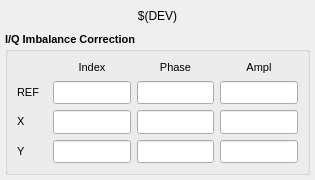
<?xml version="1.0" encoding="UTF-8"?>
<ui version="4.0">
 <class>MainWindow</class>
 <widget class="QMainWindow" name="MainWindow">
  <property name="geometry">
   <rect>
    <x>0</x>
    <y>0</y>
    <width>315</width>
    <height>180</height>
   </rect>
  </property>
  <property name="sizePolicy">
   <sizepolicy hsizetype="Fixed" vsizetype="Fixed">
    <horstretch>0</horstretch>
    <verstretch>0</verstretch>
   </sizepolicy>
  </property>
  <property name="minimumSize">
   <size>
    <width>315</width>
    <height>180</height>
   </size>
  </property>
  <property name="maximumSize">
   <size>
    <width>315</width>
    <height>235</height>
   </size>
  </property>
  <property name="windowTitle">
   <string>MainWindow</string>
  </property>
  <widget class="QWidget" name="centralwidget">
   <layout class="QVBoxLayout" name="verticalLayout">
    <property name="spacing">
     <number>5</number>
    </property>
    <property name="margin">
     <number>5</number>
    </property>
    <item>
     <spacer name="verticalSpacer">
      <property name="orientation">
       <enum>Qt::Vertical</enum>
      </property>
      <property name="sizeType">
       <enum>QSizePolicy::Fixed</enum>
      </property>
      <property name="sizeHint" stdset="0">
       <size>
        <width>20</width>
        <height>1</height>
       </size>
      </property>
     </spacer>
    </item>
    <item>
     <widget class="caLabel" name="caLabel_1">
      <property name="sizePolicy">
       <sizepolicy hsizetype="Expanding" vsizetype="Fixed">
        <horstretch>0</horstretch>
        <verstretch>0</verstretch>
       </sizepolicy>
      </property>
      <property name="minimumSize">
       <size>
        <width>0</width>
        <height>20</height>
       </size>
      </property>
      <property name="frameShape">
       <enum>QFrame::NoFrame</enum>
      </property>
      <property name="text">
       <string>$(DEV)</string>
      </property>
      <property name="alignment">
       <set>Qt::AlignAbsolute|Qt::AlignCenter|Qt::AlignHCenter|Qt::AlignVCenter</set>
      </property>
      <property name="fontScaleMode">
       <enum>ESimpleLabel::Height</enum>
      </property>
      <property name="foreground">
       <color>
        <red>0</red>
        <green>0</green>
        <blue>0</blue>
       </color>
      </property>
      <property name="background">
       <color alpha="0">
        <red>255</red>
        <green>255</green>
        <blue>255</blue>
       </color>
      </property>
     </widget>
    </item>
    <item>
     <spacer name="verticalSpacer_2">
      <property name="orientation">
       <enum>Qt::Vertical</enum>
      </property>
      <property name="sizeType">
       <enum>QSizePolicy::Fixed</enum>
      </property>
      <property name="sizeHint" stdset="0">
       <size>
        <width>20</width>
        <height>1</height>
       </size>
      </property>
     </spacer>
    </item>
    <item>
     <widget class="QGroupBox" name="groupBox_6">
      <property name="sizePolicy">
       <sizepolicy hsizetype="Preferred" vsizetype="Preferred">
        <horstretch>0</horstretch>
        <verstretch>0</verstretch>
       </sizepolicy>
      </property>
      <property name="minimumSize">
       <size>
        <width>0</width>
        <height>0</height>
       </size>
      </property>
      <property name="font">
       <font>
        <pointsize>8</pointsize>
        <weight>75</weight>
        <bold>true</bold>
       </font>
      </property>
      <property name="title">
       <string>I/Q Imbalance Correction</string>
      </property>
      <layout class="QGridLayout" name="gridLayout_5">
       <item row="0" column="5">
        <widget class="QLabel" name="label_53">
         <property name="sizePolicy">
          <sizepolicy hsizetype="Preferred" vsizetype="Fixed">
           <horstretch>0</horstretch>
           <verstretch>0</verstretch>
          </sizepolicy>
         </property>
         <property name="minimumSize">
          <size>
           <width>0</width>
           <height>15</height>
          </size>
         </property>
         <property name="font">
          <font>
           <weight>50</weight>
           <bold>false</bold>
          </font>
         </property>
         <property name="text">
          <string>Index</string>
         </property>
         <property name="alignment">
          <set>Qt::AlignCenter</set>
         </property>
        </widget>
       </item>
       <item row="1" column="4">
        <widget class="QLabel" name="label_61">
         <property name="sizePolicy">
          <sizepolicy hsizetype="Preferred" vsizetype="Fixed">
           <horstretch>0</horstretch>
           <verstretch>0</verstretch>
          </sizepolicy>
         </property>
         <property name="minimumSize">
          <size>
           <width>30</width>
           <height>15</height>
          </size>
         </property>
         <property name="font">
          <font>
           <weight>50</weight>
           <bold>false</bold>
          </font>
         </property>
         <property name="text">
          <string>REF</string>
         </property>
         <property name="alignment">
          <set>Qt::AlignLeading|Qt::AlignLeft|Qt::AlignVCenter</set>
         </property>
        </widget>
       </item>
       <item row="2" column="4">
        <widget class="QLabel" name="label_62">
         <property name="sizePolicy">
          <sizepolicy hsizetype="Preferred" vsizetype="Fixed">
           <horstretch>0</horstretch>
           <verstretch>0</verstretch>
          </sizepolicy>
         </property>
         <property name="minimumSize">
          <size>
           <width>30</width>
           <height>15</height>
          </size>
         </property>
         <property name="font">
          <font>
           <weight>50</weight>
           <bold>false</bold>
          </font>
         </property>
         <property name="text">
          <string>X</string>
         </property>
         <property name="alignment">
          <set>Qt::AlignLeading|Qt::AlignLeft|Qt::AlignVCenter</set>
         </property>
        </widget>
       </item>
       <item row="3" column="4">
        <widget class="QLabel" name="label_63">
         <property name="sizePolicy">
          <sizepolicy hsizetype="Preferred" vsizetype="Fixed">
           <horstretch>0</horstretch>
           <verstretch>0</verstretch>
          </sizepolicy>
         </property>
         <property name="minimumSize">
          <size>
           <width>30</width>
           <height>15</height>
          </size>
         </property>
         <property name="font">
          <font>
           <weight>50</weight>
           <bold>false</bold>
          </font>
         </property>
         <property name="text">
          <string>Y</string>
         </property>
         <property name="alignment">
          <set>Qt::AlignLeading|Qt::AlignLeft|Qt::AlignVCenter</set>
         </property>
        </widget>
       </item>
       <item row="0" column="6">
        <widget class="QLabel" name="label_54">
         <property name="sizePolicy">
          <sizepolicy hsizetype="Preferred" vsizetype="Fixed">
           <horstretch>0</horstretch>
           <verstretch>0</verstretch>
          </sizepolicy>
         </property>
         <property name="minimumSize">
          <size>
           <width>0</width>
           <height>15</height>
          </size>
         </property>
         <property name="font">
          <font>
           <weight>50</weight>
           <bold>false</bold>
          </font>
         </property>
         <property name="text">
          <string>Phase</string>
         </property>
         <property name="alignment">
          <set>Qt::AlignCenter</set>
         </property>
        </widget>
       </item>
       <item row="0" column="7">
        <widget class="QLabel" name="label_55">
         <property name="sizePolicy">
          <sizepolicy hsizetype="Preferred" vsizetype="Fixed">
           <horstretch>0</horstretch>
           <verstretch>0</verstretch>
          </sizepolicy>
         </property>
         <property name="minimumSize">
          <size>
           <width>0</width>
           <height>15</height>
          </size>
         </property>
         <property name="font">
          <font>
           <weight>50</weight>
           <bold>false</bold>
          </font>
         </property>
         <property name="text">
          <string>Ampl</string>
         </property>
         <property name="alignment">
          <set>Qt::AlignCenter</set>
         </property>
        </widget>
       </item>
       <item row="1" column="5">
        <widget class="caLineEdit" name="calineedit">
         <property name="minimumSize">
          <size>
           <width>40</width>
           <height>20</height>
          </size>
         </property>
         <property name="font">
          <font>
           <family>Lucida Sans Typewriter</family>
           <pointsize>8</pointsize>
          </font>
         </property>
         <property name="alignment">
          <set>Qt::AlignRight|Qt::AlignTrailing|Qt::AlignVCenter</set>
         </property>
         <property name="channel" stdset="0">
          <string notr="true">$(DEV):IB-R-INDEX-RD</string>
         </property>
         <property name="background">
          <color>
           <red>187</red>
           <green>187</green>
           <blue>187</blue>
          </color>
         </property>
         <property name="colorMode">
          <enum>caLineEdit::Static</enum>
         </property>
         <property name="fontScaleMode">
          <enum>caLineEdit::None</enum>
         </property>
        </widget>
       </item>
       <item row="1" column="6">
        <widget class="caLineEdit" name="calineedit_2">
         <property name="minimumSize">
          <size>
           <width>40</width>
           <height>20</height>
          </size>
         </property>
         <property name="font">
          <font>
           <family>Lucida Sans Typewriter</family>
           <pointsize>8</pointsize>
          </font>
         </property>
         <property name="alignment">
          <set>Qt::AlignRight|Qt::AlignTrailing|Qt::AlignVCenter</set>
         </property>
         <property name="channel" stdset="0">
          <string notr="true">$(DEV):IB-R-PHASE-RD</string>
         </property>
         <property name="background">
          <color>
           <red>187</red>
           <green>187</green>
           <blue>187</blue>
          </color>
         </property>
         <property name="colorMode">
          <enum>caLineEdit::Static</enum>
         </property>
         <property name="fontScaleMode">
          <enum>caLineEdit::None</enum>
         </property>
        </widget>
       </item>
       <item row="1" column="7">
        <widget class="caLineEdit" name="calineedit_3">
         <property name="minimumSize">
          <size>
           <width>40</width>
           <height>20</height>
          </size>
         </property>
         <property name="font">
          <font>
           <family>Lucida Sans Typewriter</family>
           <pointsize>8</pointsize>
          </font>
         </property>
         <property name="alignment">
          <set>Qt::AlignRight|Qt::AlignTrailing|Qt::AlignVCenter</set>
         </property>
         <property name="channel" stdset="0">
          <string notr="true">$(DEV):IB-R-AMPL-RD</string>
         </property>
         <property name="background">
          <color>
           <red>187</red>
           <green>187</green>
           <blue>187</blue>
          </color>
         </property>
         <property name="colorMode">
          <enum>caLineEdit::Static</enum>
         </property>
         <property name="fontScaleMode">
          <enum>caLineEdit::None</enum>
         </property>
        </widget>
       </item>
       <item row="2" column="5">
        <widget class="caLineEdit" name="calineedit_4">
         <property name="minimumSize">
          <size>
           <width>40</width>
           <height>20</height>
          </size>
         </property>
         <property name="font">
          <font>
           <family>Lucida Sans Typewriter</family>
           <pointsize>8</pointsize>
          </font>
         </property>
         <property name="alignment">
          <set>Qt::AlignRight|Qt::AlignTrailing|Qt::AlignVCenter</set>
         </property>
         <property name="channel" stdset="0">
          <string notr="true">$(DEV):IB-X-INDEX-RD</string>
         </property>
         <property name="background">
          <color>
           <red>187</red>
           <green>187</green>
           <blue>187</blue>
          </color>
         </property>
         <property name="colorMode">
          <enum>caLineEdit::Static</enum>
         </property>
         <property name="fontScaleMode">
          <enum>caLineEdit::None</enum>
         </property>
        </widget>
       </item>
       <item row="2" column="6">
        <widget class="caLineEdit" name="calineedit_5">
         <property name="minimumSize">
          <size>
           <width>40</width>
           <height>20</height>
          </size>
         </property>
         <property name="font">
          <font>
           <family>Lucida Sans Typewriter</family>
           <pointsize>8</pointsize>
          </font>
         </property>
         <property name="alignment">
          <set>Qt::AlignRight|Qt::AlignTrailing|Qt::AlignVCenter</set>
         </property>
         <property name="channel" stdset="0">
          <string notr="true">$(DEV):IB-X-PHASE-RD</string>
         </property>
         <property name="background">
          <color>
           <red>187</red>
           <green>187</green>
           <blue>187</blue>
          </color>
         </property>
         <property name="colorMode">
          <enum>caLineEdit::Static</enum>
         </property>
         <property name="fontScaleMode">
          <enum>caLineEdit::None</enum>
         </property>
        </widget>
       </item>
       <item row="2" column="7">
        <widget class="caLineEdit" name="calineedit_6">
         <property name="minimumSize">
          <size>
           <width>40</width>
           <height>20</height>
          </size>
         </property>
         <property name="font">
          <font>
           <family>Lucida Sans Typewriter</family>
           <pointsize>8</pointsize>
          </font>
         </property>
         <property name="alignment">
          <set>Qt::AlignRight|Qt::AlignTrailing|Qt::AlignVCenter</set>
         </property>
         <property name="channel" stdset="0">
          <string notr="true">$(DEV):IB-X-AMPL-RD</string>
         </property>
         <property name="background">
          <color>
           <red>187</red>
           <green>187</green>
           <blue>187</blue>
          </color>
         </property>
         <property name="colorMode">
          <enum>caLineEdit::Static</enum>
         </property>
         <property name="fontScaleMode">
          <enum>caLineEdit::None</enum>
         </property>
        </widget>
       </item>
       <item row="3" column="5">
        <widget class="caLineEdit" name="calineedit_7">
         <property name="minimumSize">
          <size>
           <width>40</width>
           <height>20</height>
          </size>
         </property>
         <property name="font">
          <font>
           <family>Lucida Sans Typewriter</family>
           <pointsize>8</pointsize>
          </font>
         </property>
         <property name="alignment">
          <set>Qt::AlignRight|Qt::AlignTrailing|Qt::AlignVCenter</set>
         </property>
         <property name="channel" stdset="0">
          <string notr="true">$(DEV):IB-Y-INDEX-RD</string>
         </property>
         <property name="background">
          <color>
           <red>187</red>
           <green>187</green>
           <blue>187</blue>
          </color>
         </property>
         <property name="colorMode">
          <enum>caLineEdit::Static</enum>
         </property>
         <property name="fontScaleMode">
          <enum>caLineEdit::None</enum>
         </property>
        </widget>
       </item>
       <item row="3" column="6">
        <widget class="caLineEdit" name="calineedit_8">
         <property name="minimumSize">
          <size>
           <width>40</width>
           <height>20</height>
          </size>
         </property>
         <property name="font">
          <font>
           <family>Lucida Sans Typewriter</family>
           <pointsize>8</pointsize>
          </font>
         </property>
         <property name="alignment">
          <set>Qt::AlignRight|Qt::AlignTrailing|Qt::AlignVCenter</set>
         </property>
         <property name="channel" stdset="0">
          <string notr="true">$(DEV):IB-Y-PHASE-RD</string>
         </property>
         <property name="background">
          <color>
           <red>187</red>
           <green>187</green>
           <blue>187</blue>
          </color>
         </property>
         <property name="colorMode">
          <enum>caLineEdit::Static</enum>
         </property>
         <property name="fontScaleMode">
          <enum>caLineEdit::None</enum>
         </property>
        </widget>
       </item>
       <item row="3" column="7">
        <widget class="caLineEdit" name="calineedit_9">
         <property name="minimumSize">
          <size>
           <width>40</width>
           <height>20</height>
          </size>
         </property>
         <property name="font">
          <font>
           <family>Lucida Sans Typewriter</family>
           <pointsize>8</pointsize>
          </font>
         </property>
         <property name="alignment">
          <set>Qt::AlignRight|Qt::AlignTrailing|Qt::AlignVCenter</set>
         </property>
         <property name="channel" stdset="0">
          <string notr="true">$(DEV):IB-Y-AMPL-RD</string>
         </property>
         <property name="background">
          <color>
           <red>187</red>
           <green>187</green>
           <blue>187</blue>
          </color>
         </property>
         <property name="colorMode">
          <enum>caLineEdit::Static</enum>
         </property>
         <property name="fontScaleMode">
          <enum>caLineEdit::None</enum>
         </property>
        </widget>
       </item>
      </layout>
     </widget>
    </item>
   </layout>
  </widget>
 </widget>
 <customwidgets>
  <customwidget>
   <class>caLabel</class>
   <extends>QLabel</extends>
   <header>caLabel</header>
  </customwidget>
  <customwidget>
   <class>caLineEdit</class>
   <extends>QLineEdit</extends>
   <header>caLineEdit</header>
  </customwidget>
 </customwidgets>
 <resources/>
 <connections/>
</ui>
